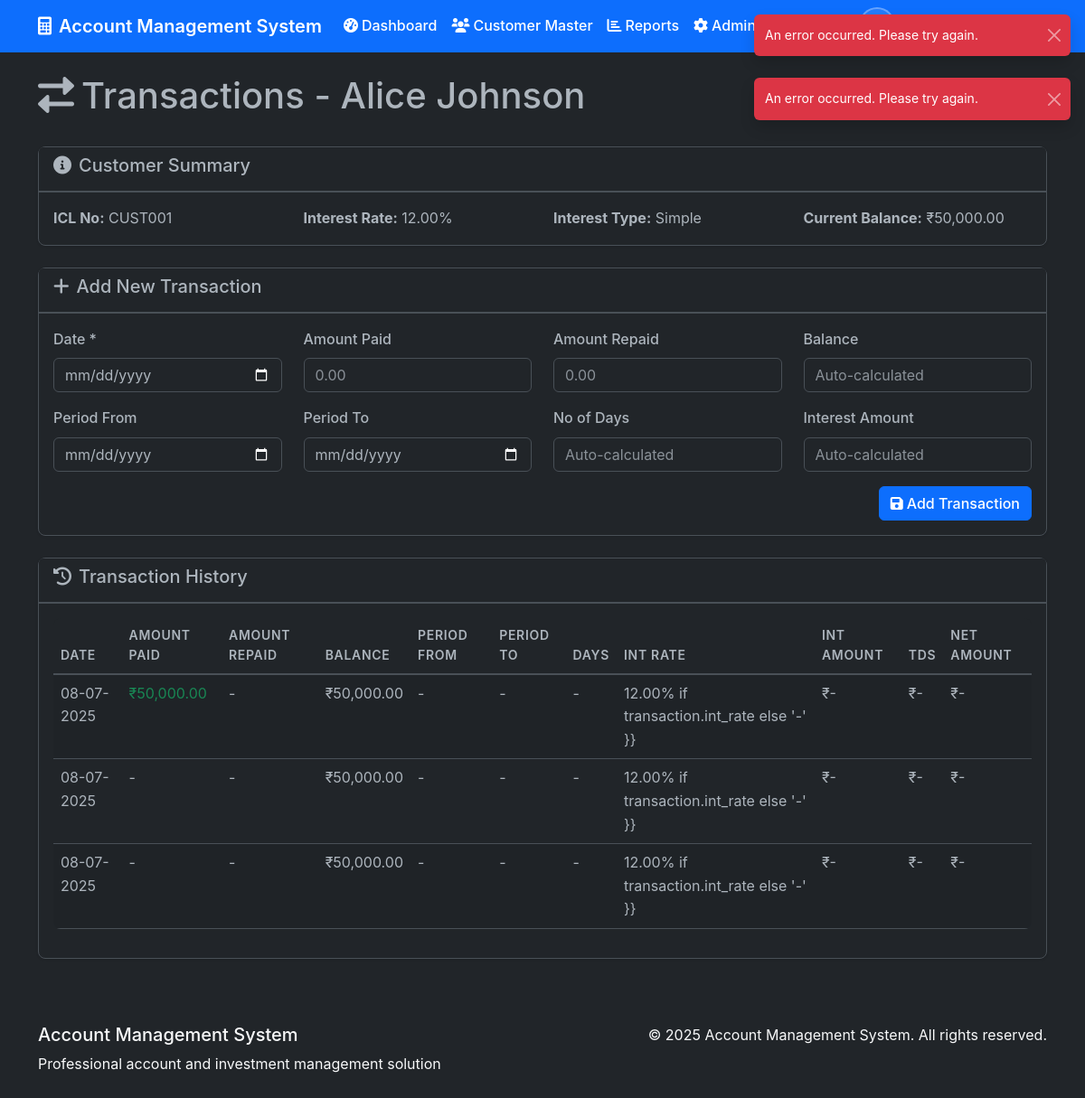
Page /transactions/4 (signed in) on the committed database.
### models.py (models this page shows, shortened)
class Customer(db.Model):
    id = db.Column(db.Integer, primary_key=True)
    icl_no = db.Column(db.String(50), unique=True, nullable=False)
    name = db.Column(db.String(100), nullable=False)
    address = db.Column(db.Text)
    contact_details = db.Column(db.String(200))
    annual_rate = db.Column(db.Numeric(5, 2), nullable=False)  # e.g., 15.50
    icl_start_date = db.Column(db.Date, nullable=False)
    icl_end_date = db.Column(db.Date)
    icl_extension = db.Column(db.String(100))
    tds_applicable = db.Column(db.Boolean, default=False)
    interest_type = db.Column(db.String(20), default='simple')  # simple, compound
    compound_frequency = db.Column(db.String(20))  # monthly, quarterly, yearly
    first_compounding_date = db.Column(db.Date)
    created_at = db.Column(db.DateTime, default=datetime.utcnow)
    created_by = db.Column(db.Integer, db.ForeignKey('user.id'))
    is_active = db.Column(db.Boolean, default=True)
    transactions = db.relationship('Transaction', backref='customer', lazy=True, cascade='all, delete-orphan')
    @property
    def current_balance(self):
        from decimal import Decimal
        total_paid = sum(Decimal(str(t.amount_paid or 0)) for t in self.transactions)
        total_repaid = sum(Decimal(str(t.amount_repaid or 0)) for t in self.transactions)
        return float(total_paid - total_repaid)

class Transaction(db.Model):
    id = db.Column(db.Integer, primary_key=True)
    customer_id = db.Column(db.Integer, db.ForeignKey('customer.id'), nullable=False)
    date = db.Column(db.Date, nullable=False)
    amount_paid = db.Column(db.Numeric(15, 2))
    amount_repaid = db.Column(db.Numeric(15, 2))
    balance = db.Column(db.Numeric(15, 2))
    period_from = db.Column(db.Date)
    period_to = db.Column(db.Date)
    no_of_days = db.Column(db.Integer)
    int_rate = db.Column(db.Numeric(5, 2))
    int_amount = db.Column(db.Numeric(15, 2))
    tds_amount = db.Column(db.Numeric(15, 2))
    net_amount = db.Column(db.Numeric(15, 2))
    created_at = db.Column(db.DateTime, default=datetime.utcnow)
    created_by = db.Column(db.Integer, db.ForeignKey('user.id'))

### routes.py (the view)
    def decorated_function(*args, **kwargs):
        if not current_user.is_authenticated or current_user.role not in ['data_entry', 'admin']:
            flash('Data entry access required.', 'error')
            return redirect(url_for('dashboard'))
        return f(*args, **kwargs)

### app.py (called while the page is built)
@login_manager.user_loader
def load_user(user_id):
    from models import User
    return User.query.get(int(user_id))

### routes.py (called while the page is built, shortened)
def data_entry_required(f):
    def decorated_function(*args, **kwargs):
        if not current_user.is_authenticated or current_user.role not in ['data_entry', 'admin']:
            flash('Data entry access required.', 'error')
            return redirect(url_for('dashboard'))
        return f(*args, **kwargs)
    decorated_function.__name__ = f.__name__
    return decorated_function

@app.route('/transactions/<int:customer_id>', methods=['GET', 'POST'])
@data_entry_required
def transactions(customer_id):
    customer = Customer.query.get_or_404(customer_id)
    transactions = Transaction.query.filter_by(customer_id=customer_id).order_by(Transaction.date.desc()).all()
    return render_template('transactions.html', customer=customer, transactions=transactions)

### templates/transactions.html (shortened to what this page needs)
{% extends "base.html" %}
{% block content %}
<div class="d-flex justify-content-between align-items-center mb-4">
    <h1><i class="fas fa-exchange-alt me-2"></i>Transactions - {{ customer.name }}</h1>
    <a href="{{ url_for('customer_profile', customer_id=customer.id) }}" class="btn btn-secondary">
    </a>
</div>
<div class="card mb-4">
    <div class="card-header">
        <h5><i class="fas fa-info-circle me-2"></i>Customer Summary</h5>
    </div>
    <div class="card-body">
        <div class="row">
            <div class="col-md-3">
                <strong>ICL No:</strong> {{ customer.icl_no }}
            </div>
            <div class="col-md-3">
                <strong>Interest Rate:</strong> {{ customer.annual_rate }}%
            </div>
            <div class="col-md-3">
                <strong>Interest Type:</strong> {{ customer.interest_type.title() }}
            </div>
            <div class="col-md-3">
                <strong>Current Balance:</strong> ₹{{ "{:,.2f}".format(customer.current_balance) }}
            </div>
        </div>
    </div>
</div>
<div class="card mb-4">
    <div class="card-header">
        <h5><i class="fas fa-plus me-2"></i>Add New Transaction</h5>
    </div>
    <div class="card-body">
        <form method="POST">
            <div class="row">
                <div class="col-md-3">
                    <div class="mb-3">
                        <label for="date" class="form-label">Date *</label>
                        <input type="date" class="form-control" id="date" name="date" required>
                    </div>
                </div>
                <div class="col-md-3">
                    <div class="mb-3">
                        <label for="amount_paid" class="form-label">Amount Paid</label>
                        <input type="number" class="form-control" id="amount_paid" name="amount_paid"
                               step="0.01" min="0" placeholder="0.00">
                    </div>
                </div>
                <div class="col-md-3">
                    <div class="mb-3">
                        <label for="amount_repaid" class="form-label">Amount Repaid</label>
                        <input type="number" class="form-control" id="amount_repaid" name="amount_repaid"
                               step="0.01" min="0" placeholder="0.00">
                    </div>
                </div>
                <div class="col-md-3">
                    <div class="mb-3">
                        <label class="form-label">Balance</label>
                        <input type="text" class="form-control" id="calculated_balance" readonly
                               placeholder="Auto-calculated">
                    </div>
                </div>
            </div>
            <div class="row">
                <div class="col-md-3">
                    <div class="mb-3">
                        <label for="period_from" class="form-label">Period From</label>
                        <input type="date" class="form-control" id="period_from" name="period_from">
                    </div>
                </div>
                <div class="col-md-3">
                    <div class="mb-3">
                        <label for="period_to" class="form-label">Period To</label>
                        <input type="date" class="form-control" id="period_to" name="period_to">
                    </div>
                </div>
                <div class="col-md-3">
                    <div class="mb-3">
                        <label class="form-label">No of Days</label>
                        <input type="text" class="form-control" id="calculated_days" readonly
                               placeholder="Auto-calculated">
                    </div>
                </div>
                <div class="col-md-3">
                    <div class="mb-3">
                        <label class="form-label">Interest Amount</label>
                        <input type="text" class="form-control" id="calculated_interest" readonly
                               placeholder="Auto-calculated">
                    </div>
                </div>
            </div>
            <div class="d-flex justify-content-end">
                <button type="submit" class="btn btn-primary">
                    <i class="fas fa-save me-1"></i>Add Transaction
                </button>
            </div>
        </form>
    </div>
</div>
<div class="card">
    <div class="card-header">
        <h5><i class="fas fa-history me-2"></i>Transaction History</h5>
    </div>
    <div class="card-body">
        {% if transactions %}
        <div class="table-responsive">
            <table class="table table-striped" id="transactionsTable">
                <thead>
                    <tr>
                        <th>Date</th>
                        <th>Amount Paid</th>
                        <th>Amount Repaid</th>
                        <th>Balance</th>
                        <th>Period From</th>
                        <th>Period To</th>
                        <th>Days</th>
                        <th>Int Rate</th>
                        <th>Int Amount</th>
                        <th>TDS</th>
                        <th>Net Amount</th>
                    </tr>
                </thead>
                <tbody>
                    {% for transaction in transactions %}
                    <tr>
                        <td>{{ transaction.date.strftime('%d-%m-%Y') }}</td>
                        <td>
                            {% if transaction.amount_paid %}
                                <span class="text-success">₹{{ "{:,.2f}".format(transaction.amount_paid) }}</span>
                            {% else %}
                                -
                            {% endif %}
                        </td>
                        <td>
                            {% if transaction.amount_repaid %}
                                <span class="text-danger">₹{{ "{:,.2f}".format(transaction.amount_repaid) }}</span>
                            {% else %}
                                -
                            {% endif %}
                        </td>
                        <td>₹{{ "{:,.2f}".format(transaction.balance) if transaction.balance else '-' }}</td>
                        <td>{{ transaction.period_from.strftime('%d-%m-%Y') if transaction.period_from else '-' }}</td>
                        <td>{{ transaction.period_to.strftime('%d-%m-%Y') if transaction.period_to else '-' }}</td>
                        <td>{{ transaction.no_of_days if transaction.no_of_days else '-' }}</td>
                        <td>{{ transaction.int_rate }}% if transaction.int_rate else '-' }}</td>
                        <td>₹{{ "{:,.2f}".format(transaction.int_amount) if transaction.int_amount else '-' }}</td>
                        <td>₹{{ "{:,.2f}".format(transaction.tds_amount) if transaction.tds_amount else '-' }}</td>
                        <td>₹{{ "{:,.2f}".format(transaction.net_amount) if transaction.net_amount else '-' }}</td>
                    </tr>
                    {% endfor %}
                </tbody>
            </table>
        </div>
        {% else %}
        <div class="text-center py-4">
            <i class="fas fa-inbox fa-3x text-muted mb-3"></i>
            <p class="text-muted">No transactions found for this customer.</p>
        </div>
        {% endif %}
    </div>
</div>
{% endblock %}

### static/css/custom.css (style rules this page uses)
:root { --financial-primary: #2c5282; --financial-success: #2f855a; --financial-warning: #d69e2e; --financial-danger: #c53030; --financial-info: #2b6cb0; --financial-light: #f7fafc; --financial-dark: #1a202c; }
body { font-family: 'Inter', -apple-system, BlinkMacSystemFont, 'Segoe UI', Roboto, sans-serif; line-height: 1.6; }
.card { border-radius: 0.5rem; border: 1px solid var(--bs-border-color); box-shadow: 0 1px 3px rgba(0, 0, 0, 0.1); transition: all 0.3s ease; }
.card-header { font-weight: 600; border-bottom: 2px solid var(--bs-border-color); background: var(--bs-light); }
[data-bs-theme="dark"] .card-header { background: var(--bs-dark); }
.table { border-radius: 0.5rem; overflow: hidden; }
.table thead th { font-weight: 600; text-transform: uppercase; font-size: 0.875rem; letter-spacing: 0.05em; border-bottom: 2px solid var(--bs-border-color); }
.table-striped tbody tr:nth-of-type(odd) { background-color: rgba(var(--bs-primary-rgb), 0.05); }
.btn { font-weight: 500; border-radius: 0.375rem; transition: all 0.3s ease; }
.form-control { border-radius: 0.375rem; border: 1px solid var(--bs-border-color); transition: all 0.3s ease; }
.form-label { font-weight: 500; margin-bottom: 0.5rem; }

### rows in the picture
Customer: name "Alice Johnson", icl_no "CUST001", annual_rate "12.00", interest_type "Simple"
Transaction: current_balance "50,000.00", amount_paid "50,000.00", balance "50,000.00", int_amount "-", tds_amount "-", net_amount "-"
Transaction: balance "50,000.00", int_amount "-", tds_amount "-", net_amount "-"
Transaction: balance "50,000.00", int_amount "-", tds_amount "-", net_amount "-"
